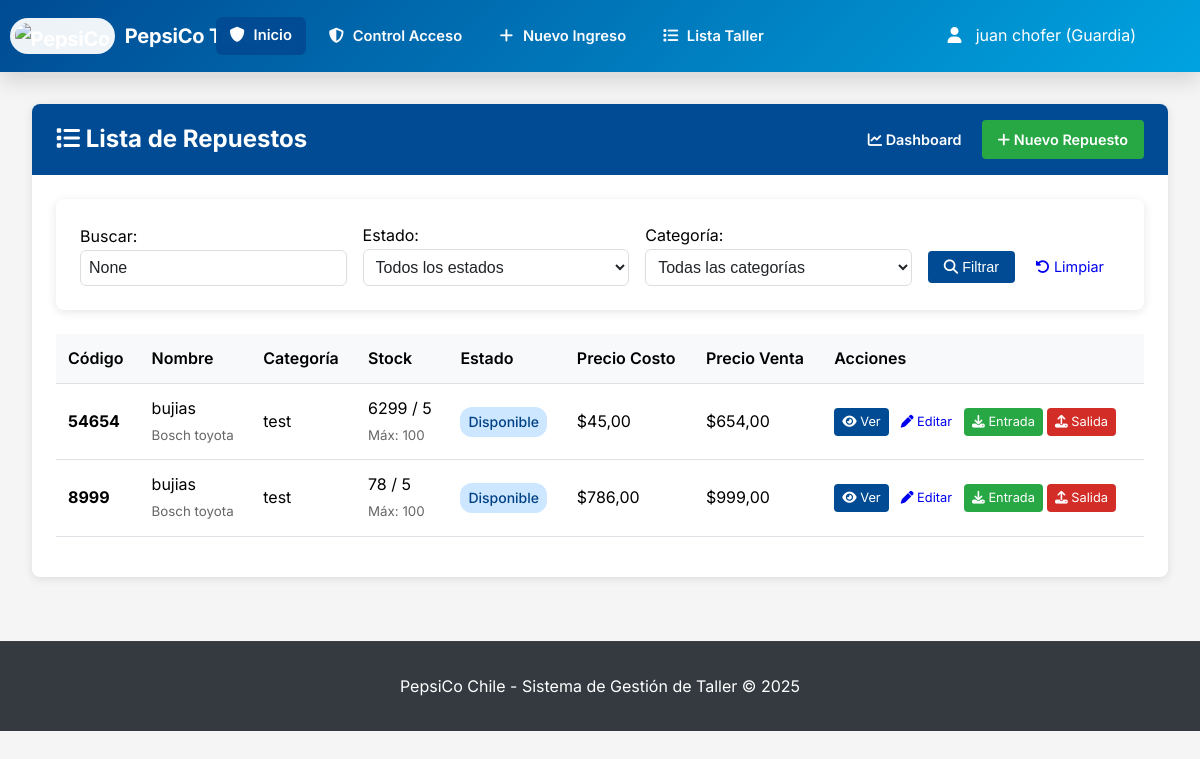
Screenshot of /inventario/repuestos/ (signed in) with the database file from the repository.
### usuarios/models.py (models this page shows, shortened)
class Usuario(AbstractUser):
    ROLES = (
        ('admin', 'Administrador'),
        ('jefe_taller', 'Jefe de Taller'),
        ('mecanico', 'Mecánico'),
        ('chofer', 'Chofer'),
        ('vendedor', 'Vendedor/Preventista'),
        ('guardia', 'Guardia'),
        ('bodeguero', 'Bodeguero'),
        ('ehs', 'EHS'),
        ('recepcionista', 'Recepcionista de Vehículos'),
    )
    rol = models.CharField(max_length=30, choices=ROLES, default='mecanico')
    telefono = models.CharField(max_length=15, blank=True)
    fecha_creacion = models.DateTimeField(auto_now_add=True)
    foto_perfil = models.ImageField(upload_to='perfiles/', blank=True, null=True)

### inventario/models.py (models this page shows, shortened)
class Repuesto(models.Model):
    ESTADO_CHOICES = (
        ('disponible', 'Disponible'),
        ('bajo_stock', 'Bajo Stock'),
        ('agotado', 'Agotado'),
        ('descontinuado', 'Descontinuado'),
    )
    codigo = models.CharField(max_length=50, unique=True, verbose_name='Código')
    nombre = models.CharField(max_length=200)
    descripcion = models.TextField(blank=True, verbose_name='Descripción')
    categoria = models.ForeignKey(CategoriaRepuesto, on_delete=models.PROTECT, verbose_name='Categoría')
    marca = models.CharField(max_length=100, blank=True)
    modelo_compatible = models.CharField(max_length=200, blank=True, verbose_name='Modelo Compatible')
    stock_actual = models.IntegerField(default=0, validators=[MinValueValidator(0)], verbose_name='Stock Actual')
    stock_minimo = models.IntegerField(default=5, validators=[MinValueValidator(0)], verbose_name='Stock Mínimo')
    stock_maximo = models.IntegerField(default=100, validators=[MinValueValidator(0)], verbose_name='Stock Máximo')
    estado = models.CharField(max_length=20, choices=ESTADO_CHOICES, default='disponible')
    precio_costo = models.DecimalField(max_digits=10, decimal_places=2, verbose_name='Precio de Costo')
    precio_venta = models.DecimalField(max_digits=10, decimal_places=2, verbose_name='Precio de Venta')
    ubicacion_bodega = models.CharField(max_length=100, blank=True, verbose_name='Ubicación en Bodega')
    codigo_barras = models.CharField(max_length=100, blank=True, verbose_name='Código de Barras')
    proveedor = models.CharField(max_length=200, blank=True)
    tiempo_reposicion = models.IntegerField(default=7, help_text='Días estimados para reposición', verbose_name='Tiempo de Reposición')
    fecha_creacion = models.DateTimeField(auto_now_add=True)
    fecha_actualizacion = models.DateTimeField(auto_now=True)
    @property
    def necesita_reposicion(self):
        return self.stock_actual <= self.stock_minimo

class CategoriaRepuesto(models.Model):
    nombre = models.CharField(max_length=100, unique=True)
    descripcion = models.TextField(blank=True)
    fecha_creacion = models.DateTimeField(auto_now_add=True)
    class Meta:
        verbose_name = 'Categoría de Repuesto'
        verbose_name_plural = 'Categorías de Repuestos'

### inventario/views.py (the view, shortened to what this page needs)
# urls.py: path('repuestos/', views.lista_repuestos, name='lista_repuestos'),
@login_required
def lista_repuestos(request):
    repuestos = Repuesto.objects.select_related('categoria').all()
    estado = request.GET.get('estado')
    categoria_id = request.GET.get('categoria')
    search = request.GET.get('search')
    if estado:
        repuestos = repuestos.filter(estado=estado)
    if categoria_id:
        repuestos = repuestos.filter(categoria_id=categoria_id)
    categorias = CategoriaRepuesto.objects.all()
    context = {
        'repuestos': repuestos,
        'categorias': categorias,
        'filtro_estado': estado,
        'filtro_categoria': categoria_id,
        'filtro_search': search,
    }
    return render(request, 'inventario/lista_repuestos.html', context)

### templates/inventario/lista_repuestos.html (shortened to what this page needs)
{% extends 'base.html' %}
{% block content %}
<div class="card">
    <div class="card-header">
    <h2 style="margin: 0;"><i class="fa-solid fa-list" aria-hidden="true"></i> Lista de Repuestos</h2>
        <div>
            <a href="{% url 'dashboard_inventario' %}" class="btn btn-primary"><i class="fa-solid fa-chart-line" aria-hidden="true"></i> Dashboard</a>
            <a href="{% url 'crear_repuesto' %}" class="btn btn-success"><i class="fa-solid fa-plus" aria-hidden="true"></i> Nuevo Repuesto</a>
        </div>
    </div>
    <div class="card-body">
        <div class="card" style="margin-bottom: 1.5rem;">
            <div class="card-body">
                <form method="get" style="display: grid; grid-template-columns: 1fr 1fr 1fr auto; gap: 1rem; align-items: end;">
                    <div>
                        <label for="search">Buscar:</label>
                        <input type="text" name="search" id="search" class="form-control" value="{{ filtro_search }}" placeholder="Código, nombre, modelo...">
                    </div>
                    <div>
                        <label for="estado">Estado:</label>
                        <select name="estado" id="estado" class="form-control">
                            <option value="">Todos los estados</option>
                        </select>
                    </div>
                    <div>
                        <label for="categoria">Categoría:</label>
                        <select name="categoria" id="categoria" class="form-control">
                            <option value="">Todas las categorías</option>
                        </select>
                    </div>
                    <div>
                        <button type="submit" class="btn btn-primary"><i class="fa-solid fa-magnifying-glass" aria-hidden="true"></i> Filtrar</button>
                        <a href="{% url 'lista_repuestos' %}" class="btn btn-secondary"><i class="fa-solid fa-rotate-left" aria-hidden="true"></i> Limpiar</a>
                    </div>
                </form>
            </div>
        </div>
        {% if repuestos %}
        <table class="table">
            <thead>
                <tr>
                    <th>Código</th>
                    <th>Nombre</th>
                    <th>Categoría</th>
                    <th>Stock</th>
                    <th>Estado</th>
                    <th>Precio Costo</th>
                    <th>Precio Venta</th>
                    <th>Acciones</th>
                </tr>
            </thead>
            <tbody>
                {% for repuesto in repuestos %}
                <tr>
                    <td><strong>{{ repuesto.codigo }}</strong></td>
                    <td>
                        {{ repuesto.nombre }}<br>
                        <small style="color: #666;">{{ repuesto.marca }} {{ repuesto.modelo_compatible }}</small>
                    </td>
                    <td>{{ repuesto.categoria.nombre }}</td>
                    <td>
                        {{ repuesto.stock_actual }} / {{ repuesto.stock_minimo }}<br>
                        <small style="color: #666;">Máx: {{ repuesto.stock_maximo }}</small>
                    </td>
                    <td>
                        <span class="status-badge
                            {% if repuesto.estado == 'disponible' %}status-listo
                            {% elif repuesto.estado == 'bajo_stock' %}status-diagnostico
                            {% else %}status-ingresado{% endif %}">
                            {{ repuesto.get_estado_display }}
                        </span>
                    </td>
                    <td>${{ repuesto.precio_costo }}</td>
                    <td>${{ repuesto.precio_venta }}</td>
                    <td>
                        <div style="display: flex; gap: 0.25rem; flex-wrap: wrap;">
                            <a href="{% url 'detalle_repuesto' repuesto.id %}" class="btn btn-sm btn-primary"><i class="fa-solid fa-eye" aria-hidden="true"></i> Ver</a>
                            <a href="{% url 'editar_repuesto' repuesto.id %}" class="btn btn-sm btn-outline-secondary"><i class="fa-solid fa-pen" aria-hidden="true"></i> Editar</a>
                            <a href="{% url 'movimiento_entrada' %}?repuesto={{ repuesto.id }}" class="btn btn-sm btn-success"><i class="fa-solid fa-download" aria-hidden="true"></i> Entrada</a>
                            <a href="{% url 'movimiento_salida' %}?repuesto={{ repuesto.id }}" class="btn btn-sm btn-danger"><i class="fa-solid fa-upload" aria-hidden="true"></i> Salida</a>
                        </div>
                    </td>
                </tr>
                {% endfor %}
            </tbody>
        </table>
        {% endif %}
    </div>
</div>
{% endblock %}

### templates/base.html (shortened to what this page needs)
<!DOCTYPE html>
<html lang="es">
<head>
    <link rel="stylesheet" href="https://cdnjs.cloudflare.com/ajax/libs/font-awesome/6.4.0/css/all.min.css"
 />
</head>
<body>
    <nav class="navbar">
        <div class="navbar-container">
            <div class="logo">
                <h1><img src="https://i.postimg.cc/jSTv1DJn/instruments-logo-43257843.png" alt="PepsiCo"
                        class="logo-img"> PepsiCo Taller</h1>
            </div>
            {% if user.is_authenticated %}
            <ul class="nav-links" id="navLinks">
                {% if user.rol == 'admin' %}
                <li><a id="inicioBtn" class="btn btn-primary" data-loader="1" href="{% url 'dashboard_admin' %}"
                        title="Dashboard - Administrador"><i class="fa-solid fa-shield-halved"></i>Inicio</a></li>
                {% elif user.rol == 'jefe_taller' %}
                <li><a id="inicioBtn" class="btn btn-primary" data-loader="1" href="{% url 'dashboard_jefe_taller' %}"
                        title="Dashboard - Jefe de Taller"><i class="fa-solid fa-helmet-safety"></i>Inicio</a></li>
                {% elif user.rol == 'mecanico' %}
                <li><a id="inicioBtn" class="btn btn-primary" data-loader="1" href="{% url 'dashboard_mecanico' %}"
                        title="Dashboard - Mecánico"><i class="fa-solid fa-wrench"></i>Inicio</a></li>
                {% elif user.rol == 'chofer' %}
                <li><a id="inicioBtn" class="btn btn-primary" data-loader="1" href="{% url 'dashboard_chofer' %}"
                        title="Dashboard - Chofer"><i class="fa-solid fa-road"></i>Inicio</a></li>
                {% elif user.rol == 'guardia' %}
                <li><a id="inicioBtn" class="btn btn-primary" data-loader="1" href="{% url 'dashboard_guardia' %}"
                        title="Dashboard - Guardia"><i class="fa-solid fa-shield"></i>Inicio</a></li>
                {% elif user.rol == 'ehs' %}
                <li><a id="inicioBtn" class="btn btn-primary" data-loader="1" href="{% url 'dashboard_ehs' %}"
                        title="Dashboard - EHS"><i class="fa-solid fa-user-shield"></i>Inicio</a></li>
                {% else %}
                <li><a id="inicioBtn" href="{% url 'clinica_dashboard' %}" title="Dashboard Principal"><i
                            class="fa-solid fa-road"></i>Inicio</a></li>
                {% endif %}
                {% if user.is_superuser or user.rol == 'admin' %}
                <li class="dropdown shift-right">
                    <a href="#" class="dropdown-toggle btn-mas" title="Más operaciones"><i
                            class="fa-solid fa-ellipsis"></i>Más</a>
                    <div class="dropdown-content">
                        <div class="dropdown-mega">
                            <div class="dropdown-section">
                                <strong><i class="fa-solid fa-car-side"></i>Vehículos</strong>
                                <a href="{% url 'ingreso_vehiculo' %}"><i class="fa-solid fa-plus"></i>Nuevo Ingreso</a>
                                <a href="{% url 'lista_taller' %}"><i class="fa-solid fa-list"></i>Lista Taller</a>
                                <a href="{% url 'gestionar_vehiculos' %}"><i class="fa-solid fa-cog"></i>Gestionar
                                    Vehículos</a>
                            </div>
                            <div class="dropdown-section">
                                <strong><i class="fa-solid fa-chart-bar"></i>Reportes</strong>
                                <a href="{% url 'reporte_productividad' %}"><i
                                        class="fa-solid fa-user-tie"></i>Productividad</a>
                                <a href="{% url 'reporte_tiempos_pausas' %}"><i
                                        class="fa-solid fa-clock"></i>Tiempos</a>
                                <a href="{% url 'reporte_tiempos_taller' %}"><i class="fa-solid fa-road"></i>Tiempos
                                    Taller</a>
                            </div>
                            <div class="dropdown-section">
                                <strong><i class="fa-solid fa-shield-halved"></i>Seguridad</strong>
                                <a href="{% url 'lista_siniestros' %}"><i
                                        class="fa-solid fa-triangle-exclamation"></i>Siniestros</a>
                            </div>
                        </div>
                    </div>
                </li>
                {% else %}
                {% if user.rol == 'guardia' %}
                <li><a href="{% url 'panel_guardia' %}"><i class="fa-solid fa-shield-alt"></i>Control Acceso</a></li>
                {% endif %}
                {% if user.rol == 'guardia' or user.rol == 'recepcionista' or user.rol == 'chofer' %}
                <li><a href="{% url 'ingreso_vehiculo' %}"><i class="fa-solid fa-plus"></i>Nuevo Ingreso</a></li>
                {% endif %}
                {% if user.rol != 'chofer' %}
                <li><a href="{% url 'lista_taller' %}"><i class="fa-solid fa-list"></i>Lista Taller</a></li>
                {% endif %}
                {% endif %}
            </ul>
            <div class="user-info">
                <div class="dropdown align-right">
                    <a href="#" class="dropdown-toggle" style="color: white; text-decoration: none;">
                        <i class="fa-solid fa-user"></i>
                        {% if request.viewing_as_role %}
                        {{ request.original_user.get_full_name|default:request.original_user.username }} ({{
                        request.original_user.get_rol_display }})
                        {% else %}
                        {{ user.get_full_name|default:user.username }} ({{ user.get_rol_display }})
                        {% endif %}
                    </a>
                </div>
            </div>
            {% endif %}
        </div>
    </nav>
    <main class="main-container">
        {% block content %}
        {% endblock %}
    </main>
    <footer style="text-align: center; padding: 2rem; background: var(--dark-gray); color: white; margin-top: 4rem;">
        <p>PepsiCo Chile - Sistema de Gestión de Taller &copy; 2025</p>
    </footer>
</body>
</html>

### rows the page displays
Usuario: get_full_name "juan chofer", rol "Guardia"
Repuesto: codigo "54654", nombre "bujias", marca "Bosch", modelo_compatible "toyota", categoria.nombre "test", stock_actual "6299", stock_minimo "5", stock_maximo "100", estado "Disponible", precio_costo "45,00", precio_venta "654,00"
Repuesto: codigo "8999", nombre "bujias", marca "Bosch", modelo_compatible "toyota", categoria.nombre "test", stock_actual "78", stock_minimo "5", stock_maximo "100", estado "Disponible", precio_costo "786,00", precio_venta "999,00"
